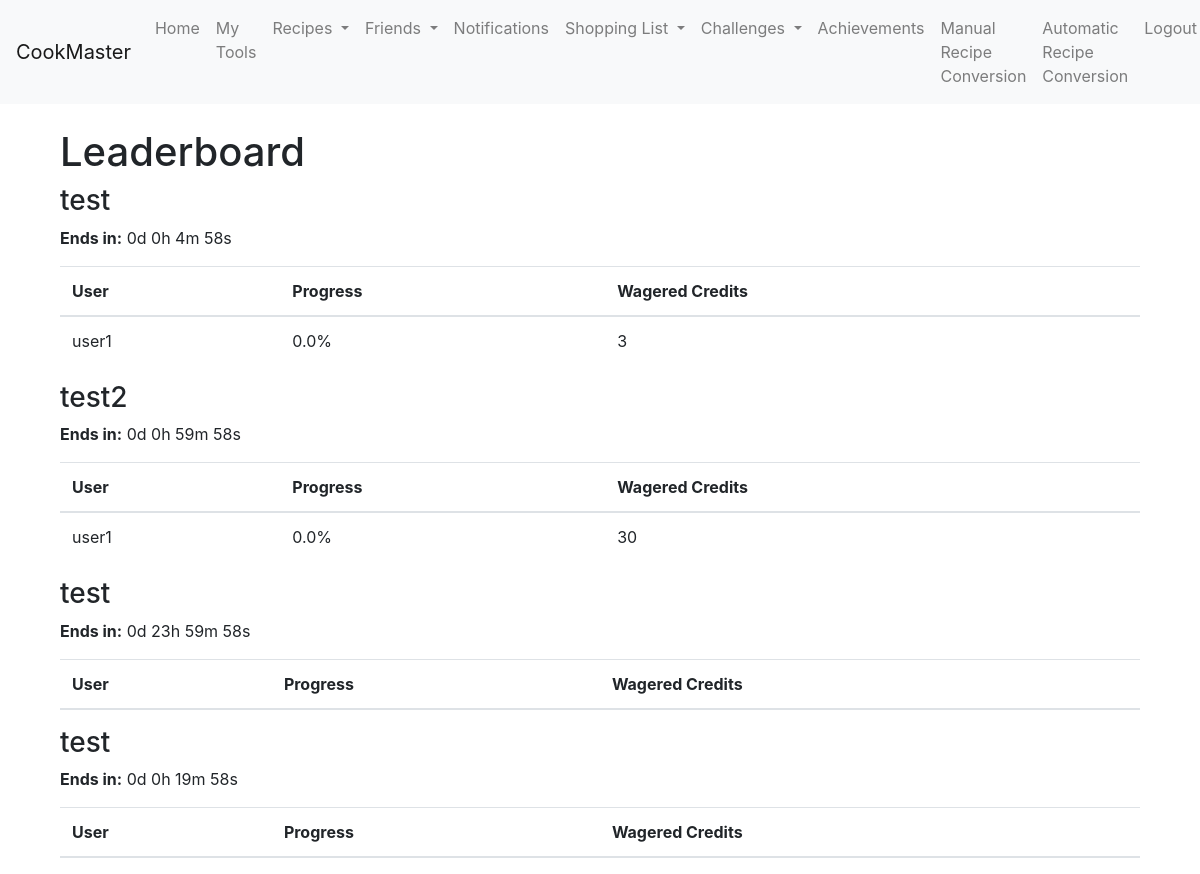
Page /leaderboard (signed in) on the committed database.
### app/models.py (models this page shows, shortened)
class Challenge(db.Model):
    __tablename__ = 'challenge'
    id = db.Column(db.Integer, primary_key=True)
    name = db.Column(db.String(100), nullable=False)
    icon = db.Column(db.String(100))  # Path to the icon
    creator_id = db.Column(db.Integer, db.ForeignKey('user.id'), nullable=False)
    credits_required = db.Column(db.Integer, nullable=False)
    duration = db.Column(db.Integer, nullable=False)  # Store duration in seconds
    participants = db.relationship('ChallengeParticipant', backref='challenge_participation', lazy=True, cascade="all, delete-orphan")

class ChallengeParticipant(db.Model):
    __tablename__ = 'challenge_participant'
    id = db.Column(db.Integer, primary_key=True)
    user_id = db.Column(db.Integer, db.ForeignKey('user.id'), nullable=False)
    challenge_id = db.Column(db.Integer, db.ForeignKey('challenge.id'), nullable=False)
    wagered_credits = db.Column(db.Integer, nullable=False)
    progress = db.Column(db.Float, default=0)  # Progress for tracking in leaderboard
    date_joined = db.Column(db.DateTime, default=db.func.current_timestamp())
    user = db.relationship('User', backref='participations', overlaps="participant,challenges_participated")
    challenge = db.relationship('Challenge', backref='challenge_participants', overlaps="participants")

class User(db.Model, UserMixin):
    id = db.Column(db.Integer, primary_key=True)
    username = db.Column(db.String(20), unique=True, nullable=False)
    email = db.Column(db.String(120), unique=True, nullable=False)
    password = db.Column(db.String(60), nullable=False)
    role = db.Column(db.String(10), nullable=False, default='user')
    completed_recipes = db.Column(db.Integer, default=0)
    recipes_created = db.Column(db.Integer, default=0)
    recipes_shared = db.Column(db.Integer, default=0)
    friends_connected = db.Column(db.Integer, default=0)
    shopping_lists_created = db.Column(db.Integer, default=0)
    conversion_tool_uses = db.Column(db.Integer, default=0)
    credits = db.Column(db.Integer, default=100)
    tools = db.relationship('Tool', backref='owner', lazy=True, cascade="all, delete-orphan")
    posts = db.relationship('Post', backref='author', lazy=True, cascade="all, delete-orphan")
    created_challenges = db.relationship('Challenge', backref='creator', lazy=True, overlaps="challenge_creator,created_challenges")
    participated_challenges = db.relationship('ChallengeParticipant', backref='user_participation', lazy=True, overlaps="participant,challenges_participated")

### app/user_routes.py (the view)
@user.route('/leaderboard')
@login_required
def leaderboard():
    challenges = Challenge.query.all()
    return render_template('leaderboard.html', challenges=challenges)

### app/__init__.py (called while the page is built)
@login_manager.user_loader
def load_user(user_id):
    from app.models import User  # Import the User model to access the user information
    return User.query.get(int(user_id))  # Query the database to get the user with the given user ID

### app/templates/leaderboard.html (shortened to what this page needs)
{% extends "base.html" %}
{% block content %}
  <div class="container">
    <h1 class="mt-4">Leaderboard</h1>
    <div class="row">
      {% for challenge in challenges %}
        <div class="col-md-12">
          <h3>{{ challenge.name }}</h3>
          <p class="card-text">
            <strong>Ends in:</strong>
            <span class="countdown-timer" data-duration="{{ challenge.duration }}"></span>
          </p>
          <div class="table-responsive">
            <table class="table">
              <thead>
                <tr>
                  <th>User</th>
                  <th>Progress</th>
                  <th>Wagered Credits</th>
                </tr>
              </thead>
              <tbody>
                {% for participant in challenge.participants %}
                  <tr>
                    <td>{{ participant.user.username }}</td>
                    <td>{{ participant.progress }}%</td>
                    <td>{{ participant.wagered_credits }}</td>
                  </tr>
                {% endfor %}
              </tbody>
            </table>
          </div>
        </div>
      {% endfor %}
    </div>
  </div>
{% endblock %}

### rows in the picture
Challenge: name "test"
ChallengeParticipant: user.username "user1", progress "0.0", wagered_credits "3"
Challenge: name "test2"
ChallengeParticipant: user.username "user1", progress "0.0", wagered_credits "30"
Challenge: name "test"
Challenge: name "test"
